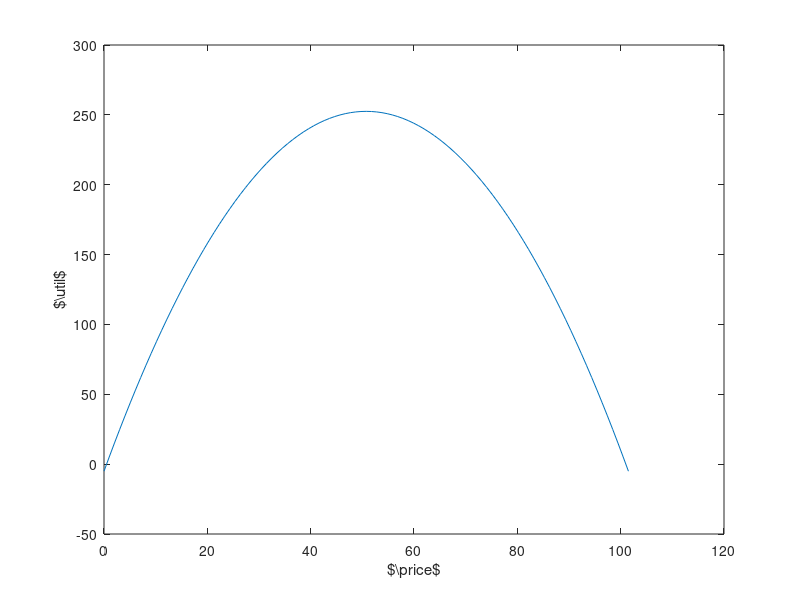

Recreate this plot in MATLAB. (Note: this script raises an error after producing the figure.)
## -*- Mode: octave -*-

M.elasticity = 0.1;
M.ask = 10;
M.cost = 0.5;
M.baseline = 0.1;

function x = Demand(price, M)
  x = M.ask - M.elasticity .* price;
end

function u = Util(p, M)
  u = (p - M.cost) .* (Demand(p, M) + M.baseline);
end

function p_opt = OptimalPrice(M)
  p_opt = 0.5 * ((M.ask + M.baseline) / M.elasticity + M.cost);
end


function Results = ExponentialResults(Epsilons, M)
  k = 1;
  p = OptimalPrice(M) * [0:100]/50;
  u = Util(p, M);
  plot(p, u);
  xlabel("$\\price$")
  ylabel("$\\util$")
  matlab2tikz("parseStrings", false, "width", "0.3\\textwidth", "price-utility.tikz");
  
  Delta = 1 ./ M.elasticity - M.cost;
  for epsilon=Epsilons;
	Pr = exp(epsilon .* u  / Delta);
	Pr /= sum(Pr);
	Eu(k) = Pr* u';
	Ep(k) = Pr* p';
	k++;
  end
  Results.Eu = Eu;
  Results.Ep = Ep;
end

function Results = LaplaceResults(Epsilons, M, n_iter)
  k = 1;
  noise = laplace_rnd(n_iter, 1);
  for epsilon=Epsilons;
	Eu(k) = 0;
	Ep(k) = 0;
	for i=1:n_iter
	  ask_i = M.ask + noise(i) / epsilon;
	  price_i =  0.5 * ((ask_i + M.baseline) / M.elasticity + M.cost);
	  Ep(k) += price_i;
	  Eu(k) += Util(price_i, M);
	end
	Eu(k) /= n_iter;
	Ep(k) /= n_iter;
	k++;
  end
  Results.Eu = Eu;
  Results.Ep = Ep;
end

Epsilons = [0:10]/10;

exp_results = ExponentialResults(Epsilons, M);
lap_results = LaplaceResults(Epsilons, M, 1000);


%%% plot utility %%%
plot(Epsilons, exp_results.Eu, ';Exponential;', Epsilons, lap_results.Eu, ';Laplace;')
xlabel("$\\epsilon$");
ylabel("$\\util$");
legend("location", "southeast")
matlab2tikz("parseStrings", false, "width", "0.3\\textwidth", "epsilon-utility.tikz");


%%% plot price %%%
plot(Epsilons, exp_results.Ep, ';Exponential;', Epsilons, lap_results.Ep, ';Laplace ;')
xlabel("$\\epsilon$");
ylabel("$\\price$");
legend("location", "southeast")
matlab2tikz("parseStrings", false, "width", "0.3\\textwidth", "epsilon-price.tikz");
